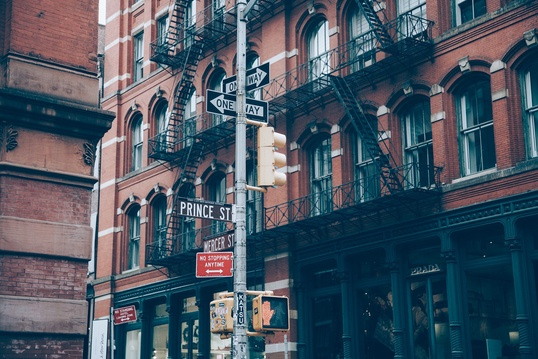
#> input picture ImageProcessing/TemplateMatching/input.jpg, 538 x 359 px, shrunk from 1920 x 1280 before the run
$ python matchTemp.py
#> lines starting #> are read from the running program, lines starting #| are printed output that depends on the picture
# Note if I had managed to get 'tkinter' (needed for .pyplot) running in my virtualenv, I would have done this with matplot.
#
# Here we are trying to match a given templete in a bigger picture with diffent in openCV implemented methods.
# If you take a good look, you will find a white or black spot on each "template-Img" (exept TM_CCORR).
# Compared to the match you will recognize that the position of those spots / cross are similar to the the template on the original picture.
# Whether they are white or black depends on if you go on 'max_loc' (i.e. TM_CCOEFF) or 'min_lock' (i.e. TM_SQDIFF): you'll see below.

import cv2
import numpy as np

img = cv2.imread('input.jpg', 0)                                            # Thats the input picture where it shall find the template
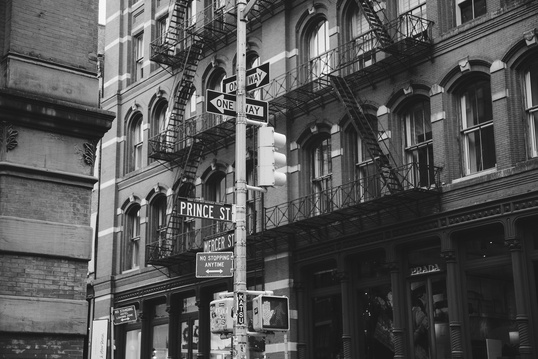
#> img: shape (359, 538); min 9, max 255, mean 84
img2 = img.copy()                                                           # Useful if we want to restore the img (later)
template = cv2.imread('template.jpg', 0)                                    # for this template (picture) we are looking
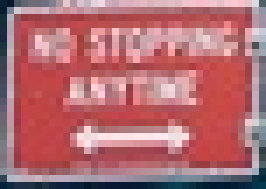
#> input picture ImageProcessing/TemplateMatching/template.jpg, 38 x 27 px, shrunk from 137 x 95 before the run (shown 7 times larger)
#> template: shape (27, 38); min 18, max 247, mean 129.5
w, h = template.shape[::-1]                                                 # gets width and height of the template-picture
#> w = 38; h = 27


# TM_SQDIFF
img = img2.copy()                                                           # Here actually not needed but "restores" img to the original picture
res = cv2.matchTemplate(img, template, cv2.TM_CCOEFF)                       # apply template-matching
min_val, max_val, min_loc, max_loc = cv2.minMaxLoc(res)                     # cv2.minMaxLoc finds minimum and maximum values for us
#> min_val = -1075434.6; max_val = 1607768.5; min_loc = (237, 265); max_loc = (195, 252)
top_left = max_loc                                                          # Here we take the 'max_loc'-value  => white spot / cross
#> top_left = (195, 252)
bottom_right = (top_left[0] + w, top_left[1] + h)                           # we create bottom_right point to draw a rectangle
#> bottom_right = (233, 279)
imgTM_CCOEFF = cv2.rectangle(img, top_left, bottom_right, (255, 0, 0), 3)   # we use top_left (=max_loc) and bottom_right to draw a rectangle
TM_CCOEFF = res                                                             # we "safe" res to display the diffrence between those (6) methods

# TM_CCOEFF_NORMED
img = img2.copy()
res = cv2.matchTemplate(img, template, cv2.TM_CCOEFF_NORMED)
min_val, max_val, min_loc, max_loc = cv2.minMaxLoc(res)
#> min_val = -0.392; max_val = 0.807
top_left = max_loc
bottom_right = (top_left[0] + w, top_left[1] + h)
imgTM_CCOEFF_NORMED = cv2.rectangle(img, top_left, bottom_right, (255, 0, 0), 3)
TM_CCOEFF_NORMED = res

# TM_CCORR - did not bring the exepted result!
img = img2.copy()
res = cv2.matchTemplate(img, template, cv2.TM_CCORR)
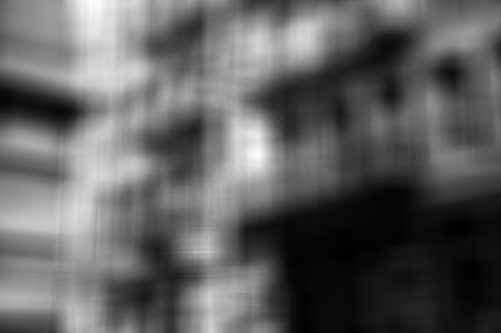
#> res: shape (333, 501) float32; min 3619504, max 23741304, mean 11292995; drawn with min black and max white
min_val, max_val, min_loc, max_loc = cv2.minMaxLoc(res)
#> min_val = 3619504; max_val = 23741304; min_loc = (346, 249); max_loc = (90, 0)
top_left = max_loc
#> top_left = (90, 0)
bottom_right = (top_left[0] + w, top_left[1] + h)
#> bottom_right = (128, 27)
imgTM_CCORR = cv2.rectangle(img, top_left, bottom_right, (255, 0, 0), 3)
TM_CCORR = res

# TM_CCORR_NORMED
img = img2.copy()
res = cv2.matchTemplate(img, template, cv2.TM_CCORR_NORMED)
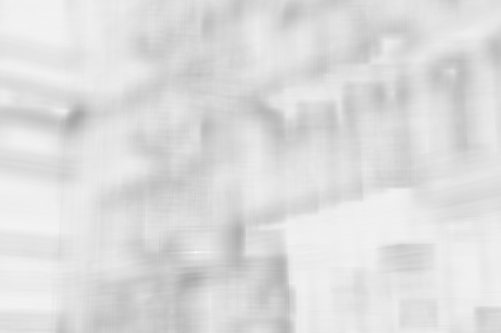
#> res: shape (333, 501) float32; min 0.657, max 0.98, mean 0.869
min_val, max_val, min_loc, max_loc = cv2.minMaxLoc(res)
#> min_val = 0.657; max_val = 0.98; min_loc = (76, 116); max_loc = (195, 252)
top_left = max_loc
#> top_left = (195, 252)
bottom_right = (top_left[0] + w, top_left[1] + h)
#> bottom_right = (233, 279)
imgTM_CCORR_NORMED = cv2.rectangle(img, top_left, bottom_right, (255, 0, 0), 3)
TM_CCORR_NORMED = res

# TM_SQDIFF
img = img2.copy()
res = cv2.matchTemplate(img, template, cv2.TM_SQDIFF)
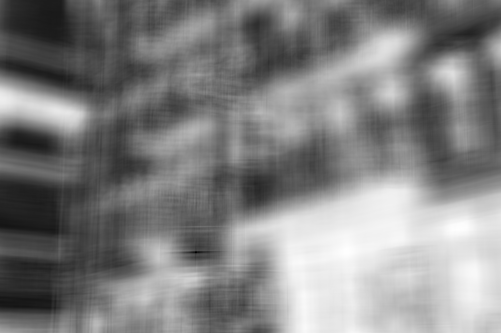
#> res: shape (333, 501) float32; min 777904, max 12642986, mean 6829072.5; drawn with min black and max white
min_val, max_val, min_loc, max_loc = cv2.minMaxLoc(res)
#> min_val = 777904; max_val = 12642986; min_loc = (195, 252); max_loc = (346, 249)
top_left = min_loc                                                          # Best results (for TM_SQDIFF & TM_SQDIFF_NORMED) with 'min_loc'
bottom_right = (top_left[0] + w, top_left[1] + h)                           # => black spot / cross
imgTM_SQDIFF = cv2.rectangle(img, top_left, bottom_right, (255, 0, 0), 3)
TM_SQDIFF = res

# TM_SQDIFF_NORMED
img = img2.copy()
res = cv2.matchTemplate(img, template, cv2.TM_SQDIFF_NORMED)
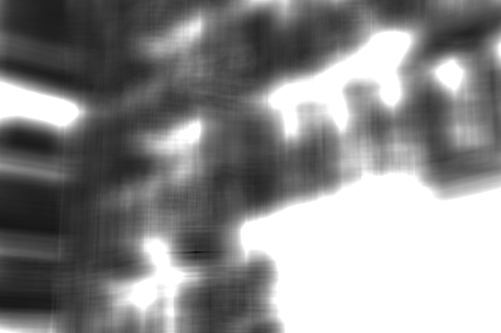
#> res: shape (333, 501) float32; min 0.0411, max 1, mean 0.549
min_val, max_val, min_loc, max_loc = cv2.minMaxLoc(res)
#> min_val = 0.0411; max_val = 1; max_loc = (384, 32)
top_left = min_loc                                                          # Best results (for TM_SQDIFF & TM_SQDIFF_NORMED) with 'min_loc'
bottom_right = (top_left[0] + w, top_left[1] + h)                           # => black spot / cross
imgTM_SQDIFF_NORMED = cv2.rectangle(img, top_left, bottom_right, (255, 0, 0), 3)
TM_SQDIFF_NORMED = res

# Shows how much the neighbourhood of each pixel matches with the template.
# Unfortunatly if safed they are just black or white because of that there being display and I will upload some screenshots
cv2.imshow('TM_CCOEFF.jpg', TM_CCOEFF)
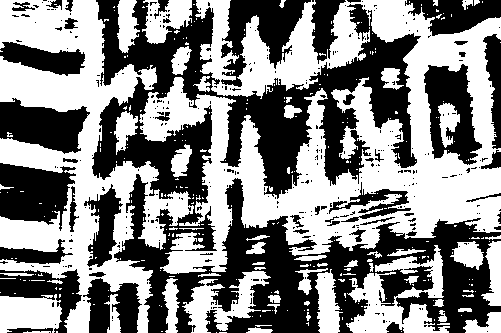
#> window 'TM_CCOEFF.jpg': shape (333, 501); min 0, max 255, mean 133.2
cv2.imshow('TM_CCOEFF_NORMED.jpg', TM_CCOEFF_NORMED)
cv2.imshow('TM_CCORR.jpg', TM_CCORR)
cv2.imshow('TM_CCORR_NORMED.jpg', TM_CCORR_NORMED)
cv2.imshow('TM_SQDIFF.jpg', res)
cv2.imshow('TM_SQDIFF_NORMED.jpg', res)

# Shows a rectangle on the input-picture where it deteced the template
cv2.imwrite('Detection-TM_CCOEFF.jpg', imgTM_CCOEFF)
cv2.imwrite('Detection-TM_CCOEFF_NORMED.jpg', imgTM_CCOEFF_NORMED)
cv2.imwrite('Detection-TM_CCORR.jpg', imgTM_CCORR)
cv2.imwrite('Detection-TM_CCORR_NORMED.jpg', imgTM_CCORR_NORMED)
cv2.imwrite('Detection-TM_SQDIFF.jpg', imgTM_SQDIFF)
cv2.imwrite('Detection-TM_SQDIFF_NORMED.jpg', imgTM_SQDIFF_NORMED)

cv2.waitKey(0)
cv2.destroyAllWindows()
